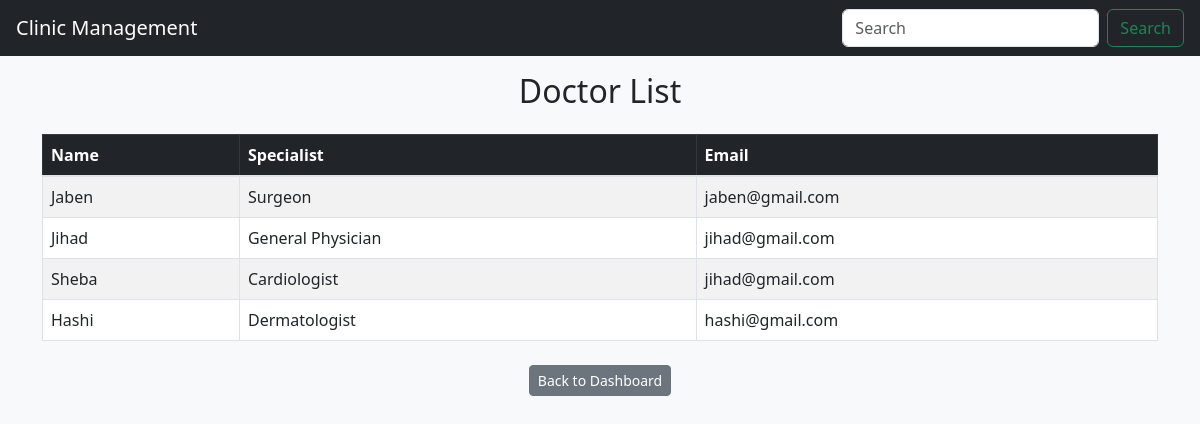
The app's page /CM/view_doctors.php (signed in) with its own data.
### tables this page shows
CREATE TABLE doctor_details (
    doctor_id INT PRIMARY KEY AUTO_INCREMENT,
    doctor_name VARCHAR(100), 
    doctor_email VARCHAR(255),
    specialist VARCHAR(100),
    doctor_password VARCHAR(255)
);

### CM/view_doctors.php (the view, shortened to what this page needs)
<?php
include 'header_all.php';
include 'config.php';
class DoctorList {
    public $conn;
    public function __construct($dbConnection) {
        $this->conn = $dbConnection;
    }
    public function getDoctors() {
        $query = "SELECT doctor_name, specialist, doctor_email FROM doctor_details";
        return $this->conn->query($query);
    }
}
$doctorList = new DoctorList($conn);
$doctors = $doctorList->getDoctors();
?>
<!DOCTYPE html>
<html lang="en">
<head>
    <link href="https://cdn.jsdelivr.net/npm/bootstrap@5.3.0/dist/css/bootstrap.min.css" rel="stylesheet">
</head>
<body class="bg-light">
    <div class="container mt-3">
        <h2 class="text-center">Doctor List</h2>
        <table class="table table-bordered table-striped mt-4">
            <thead class="table-dark">
                <tr>
                    <th>Name</th>
                    <th>Specialist</th>
                    <th>Email</th>
                </tr>
            </thead>
            <tbody>
                <?php if ($doctors && $doctors->num_rows > 0): ?>
                <?php while ($row = $doctors->fetch_assoc()): ?>
                <tr>
                    <td><?= htmlspecialchars($row['doctor_name']); ?></td>
                    <td><?= htmlspecialchars($row['specialist']); ?></td>
                    <td><?= htmlspecialchars($row['doctor_email']); ?></td>
                </tr>
                <?php endwhile; ?>
                <?php else: ?>
                <tr>
                    <td colspan="3" class="text-center">No doctors found.</td>
                </tr>
                <?php endif; ?>
            </tbody>
        </table>
        <div class="text-center mt-4">
            <a href="patient_dashboard.php" class="btn btn-secondary  btn-sm">Back to Dashboard</a>
        </div>
    </div>
</body>
</html>

### CM/header_all.php (shortened to what this page needs)
<!DOCTYPE html>
<html lang="en">
  <head>
    <link rel="stylesheet" href="https://cdn.jsdelivr.net/npm/bootstrap@4.0.0/dist/css/bootstrap.min.css">
  </head>
  <body>
  <nav class="navbar navbar-light bg-dark">
    <a class="navbar-brand text-white ms-3">Clinic Management</a>
    <form class="form-inline d-flex me-3">
        <input class="form-control me-2" type="search" placeholder="Search" aria-label="Search">
        <button class="btn btn-outline-success" type="submit">Search</button>
    </form>
</nav>
  </body>
</html>

### records on screen
doctor_details: doctor_name "Jaben", specialist "Surgeon", doctor_email "jaben@gmail.com"
doctor_details: doctor_name "Jihad", specialist "General Physician", doctor_email "jihad@gmail.com"
doctor_details: doctor_name "Sheba", specialist "Cardiologist", doctor_email "jihad@gmail.com"
doctor_details: doctor_name "Hashi", specialist "Dermatologist", doctor_email "hashi@gmail.com"
